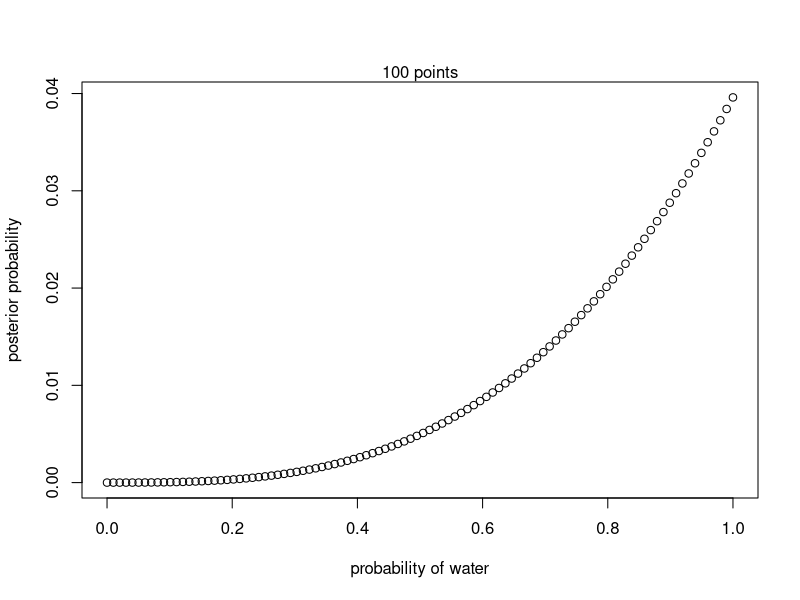
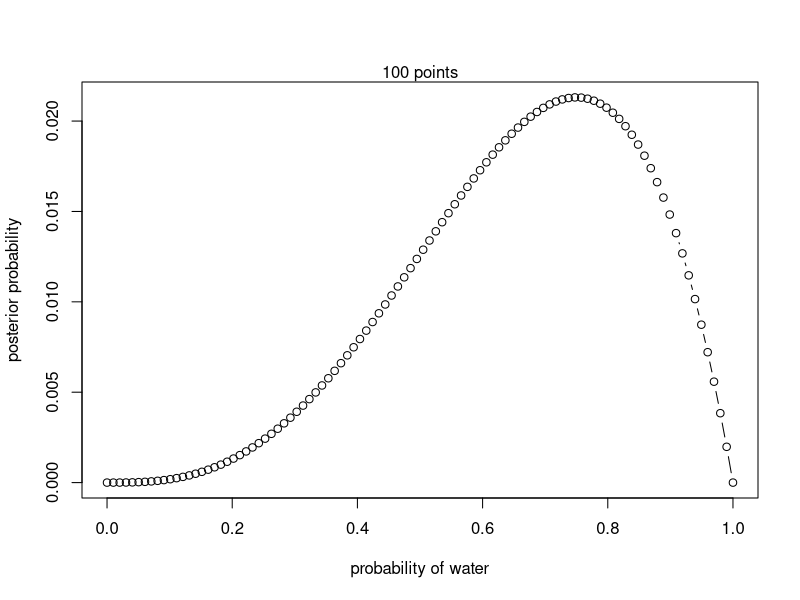

Write the R code that produced these figures, in order. (Note: this script raises an error after producing the figures.)
# (1) W, W, W
# (2) W, W, W, L
# (3) L, W, W, L, W, W, W

# Approximating the continuous [0, 1] distribution os possible water/land ratios
nb.points <- 100
p_grid <- seq(from=0, to=1, length.out=nb.points)

# Prior probability
prior <- rep(1, nb.points)

# (1)
# Binomial likelihood, which gives
likelihood <- dbinom(3, size=3, prob=p_grid)

# Posterior = likelihood * prior
unstd.posterior <- likelihood * prior

# Standardizes posterior
posterior <- unstd.posterior / sum(unstd.posterior)

# Plotting
plot(p_grid, posterior, type="b", xlab="probability of water", ylab="posterior probability")
mtext(paste(toString(nb.points), "points", sep=" "))

# (2) "incrementally"
likelihood.2 <- dbinom(0, size=1, prob=p_grid)
unstd.posterior.2 <- posterior * likelihood.2
posterior.2 <- unstd.posterior.2 / sum(unstd.posterior.2)

# Plotting
plot(p_grid, posterior.2, type="b", xlab="probability of water", ylab="posterior probability")
mtext(paste(toString(nb.points), "points", sep=" "))

# (2) "independently"
likelihood.2.2 <- dbinom(3, size=4, prob=p_grid)
unstd.posterior.2.2 <- likelihood.2.2 * prior
posterior.2.2 <- unstd.posterior.2.2 / sum(unstd.posterior.2.2)
plot(p_grid, posterior2.2, type="b", xlab="probability of water", ylab="posterior probability")
mtext(paste(toString(nb.points), "points", sep=" "))

# (3) "independently"
likelihood.3 <- dbinom(5, size=7, prob=p_grid)
unstd.posterior.3 <- likelihood.3 * prior
posterior.3 <- unstd.posterior.3 / sum(unstd.posterior.3)
plot(p_grid, posterior.3, type="b", xlab="probability of water", ylab="posterior probability")
mtext(paste(toString(nb.points), "points", sep=" "))